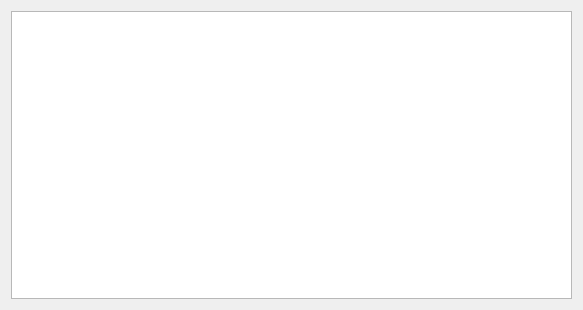
<?xml version="1.0" encoding="UTF-8"?>
<ui version="4.0">
 <class>Widget</class>
 <widget class="QWidget" name="Widget">
  <property name="geometry">
   <rect>
    <x>0</x>
    <y>0</y>
    <width>583</width>
    <height>310</height>
   </rect>
  </property>
  <property name="windowTitle">
   <string>Widget</string>
  </property>
  <layout class="QVBoxLayout" name="verticalLayout">
   <item>
    <widget class="QTableWidget" name="tableWidget"/>
   </item>
  </layout>
 </widget>
 <resources/>
 <connections/>
</ui>
